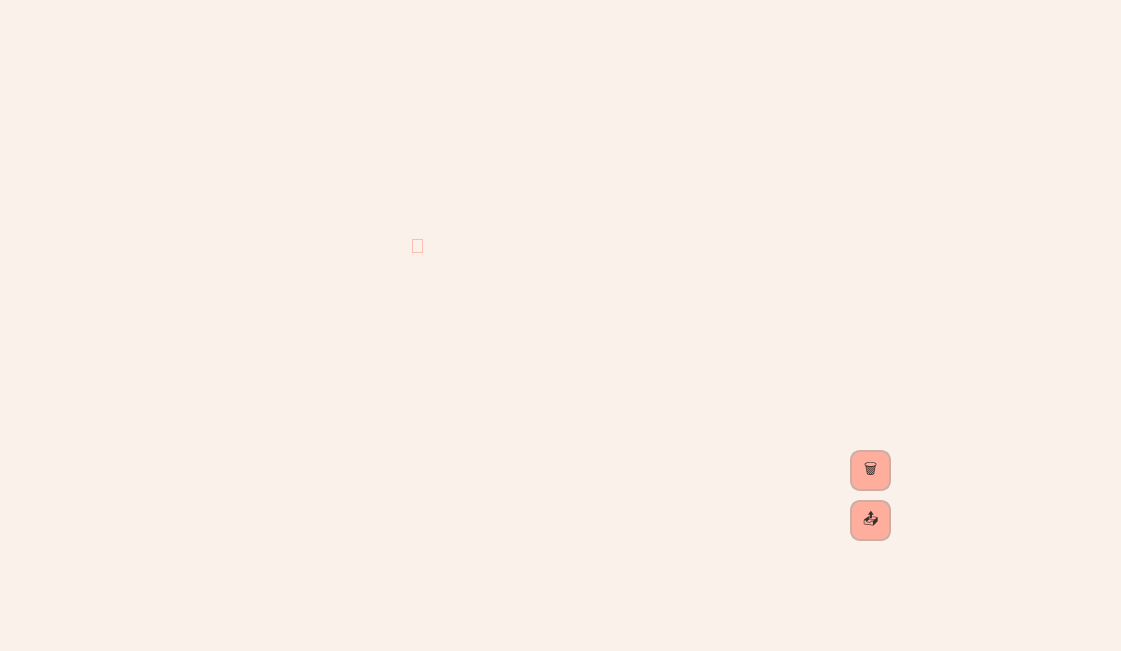
    <widget class="QWidget" name="widget_2" native="true">
     <property name="geometry">
      <rect>
       <x>-70</x>
       <y>-10</y>
       <width>1121</width>
       <height>651</height>
      </rect>
     </property>
     <property name="styleSheet">
      <string notr="true">border-radius :15px;
background-color: #FAF2EA;

</string>
     </property>
     <widget class="QLabel" name="label_31">
      <property name="geometry">
       <rect>
        <x>410</x>
        <y>230</y>
        <width>31</width>
        <height>31</height>
       </rect>
      </property>
      <property name="palette">
       <palette>
        <active>
         <colorrole role="WindowText">
          <brush brushstyle="SolidPattern">
           <color alpha="255">
            <red>255</red>
            <green>174</green>
            <blue>157</blue>
           </color>
          </brush>
         </colorrole>
         <colorrole role="Button">
          <brush brushstyle="SolidPattern">
           <color alpha="255">
            <red>250</red>
            <green>242</green>
            <blue>234</blue>
           </color>
          </brush>
         </colorrole>
         <colorrole role="Light">
          <brush brushstyle="SolidPattern">
           <color alpha="255">
            <red>255</red>
            <green>255</green>
            <blue>255</blue>
           </color>
          </brush>
         </colorrole>
         <colorrole role="Midlight">
          <brush brushstyle="SolidPattern">
           <color alpha="255">
            <red>255</red>
            <green>217</green>
            <blue>198</blue>
           </color>
          </brush>
         </colorrole>
         <colorrole role="Dark">
          <brush brushstyle="SolidPattern">
           <color alpha="255">
            <red>127</red>
            <green>90</green>
            <blue>71</blue>
           </color>
          </brush>
         </colorrole>
         <colorrole role="Mid">
          <brush brushstyle="SolidPattern">
           <color alpha="255">
            <red>170</red>
            <green>120</green>
            <blue>95</blue>
           </color>
          </brush>
         </colorrole>
         <colorrole role="Text">
          <brush brushstyle="SolidPattern">
           <color alpha="255">
            <red>0</red>
            <green>0</green>
            <blue>0</blue>
           </color>
          </brush>
         </colorrole>
         <colorrole role="BrightText">
          <brush brushstyle="SolidPattern">
           <color alpha="255">
            <red>255</red>
            <green>255</green>
            <blue>255</blue>
           </color>
          </brush>
         </colorrole>
         <colorrole role="ButtonText">
          <brush brushstyle="SolidPattern">
           <color alpha="255">
            <red>0</red>
            <green>0</green>
            <blue>0</blue>
           </color>
          </brush>
         </colorrole>
         <colorrole role="Base">
          <brush brushstyle="SolidPattern">
           <color alpha="255">
            <red>250</red>
            <green>242</green>
            <blue>234</blue>
           </color>
          </brush>
         </colorrole>
         <colorrole role="Window">
          <brush brushstyle="SolidPattern">
           <color alpha="255">
            <red>250</red>
            <green>242</green>
            <blue>234</blue>
           </color>
          </brush>
         </colorrole>
         <colorrole role="Shadow">
          <brush brushstyle="SolidPattern">
           <color alpha="255">
            <red>0</red>
            <green>0</green>
            <blue>0</blue>
           </color>
          </brush>
         </colorrole>
         <colorrole role="AlternateBase">
          <brush brushstyle="SolidPattern">
           <color alpha="255">
            <red>255</red>
            <green>217</green>
            <blue>198</blue>
           </color>
          </brush>
         </colorrole>
         <colorrole role="ToolTipBase">
          <brush brushstyle="SolidPattern">
           <color alpha="255">
            <red>255</red>
            <green>255</green>
            <blue>220</blue>
           </color>
          </brush>
         </colorrole>
         <colorrole role="ToolTipText">
          <brush brushstyle="SolidPattern">
           <color alpha="255">
            <red>0</red>
            <green>0</green>
            <blue>0</blue>
           </color>
          </brush>
         </colorrole>
         <colorrole role="PlaceholderText">
          <brush brushstyle="SolidPattern">
           <color alpha="127">
            <red>0</red>
            <green>0</green>
            <blue>0</blue>
           </color>
          </brush>
         </colorrole>
         <colorrole role="Accent">
          <brush brushstyle="SolidPattern">
           <color alpha="255">
            <red>255</red>
            <green>255</green>
            <blue>255</blue>
           </color>
          </brush>
         </colorrole>
        </active>
        <inactive>
         <colorrole role="WindowText">
          <brush brushstyle="SolidPattern">
           <color alpha="255">
            <red>255</red>
            <green>174</green>
            <blue>157</blue>
           </color>
          </brush>
         </colorrole>
         <colorrole role="Button">
          <brush brushstyle="SolidPattern">
           <color alpha="255">
            <red>250</red>
            <green>242</green>
            <blue>234</blue>
           </color>
          </brush>
         </colorrole>
         <colorrole role="Light">
          <brush brushstyle="SolidPattern">
           <color alpha="255">
            <red>255</red>
            <green>255</green>
            <blue>255</blue>
           </color>
          </brush>
         </colorrole>
         <colorrole role="Midlight">
          <brush brushstyle="SolidPattern">
           <color alpha="255">
            <red>255</red>
            <green>217</green>
            <blue>198</blue>
           </color>
          </brush>
         </colorrole>
         <colorrole role="Dark">
          <brush brushstyle="SolidPattern">
           <color alpha="255">
            <red>127</red>
            <green>90</green>
            <blue>71</blue>
           </color>
          </brush>
         </colorrole>
         <colorrole role="Mid">
          <brush brushstyle="SolidPattern">
           <color alpha="255">
            <red>170</red>
            <green>120</green>
            <blue>95</blue>
           </color>
          </brush>
         </colorrole>
         <colorrole role="Text">
          <brush brushstyle="SolidPattern">
           <color alpha="255">
            <red>0</red>
            <green>0</green>
            <blue>0</blue>
           </color>
          </brush>
         </colorrole>
         <colorrole role="BrightText">
          <brush brushstyle="SolidPattern">
           <color alpha="255">
            <red>255</red>
            <green>255</green>
            <blue>255</blue>
           </color>
          </brush>
         </colorrole>
         <colorrole role="ButtonText">
          <brush brushstyle="SolidPattern">
           <color alpha="255">
            <red>0</red>
            <green>0</green>
            <blue>0</blue>
           </color>
          </brush>
         </colorrole>
         <colorrole role="Base">
          <brush brushstyle="SolidPattern">
           <color alpha="255">
            <red>250</red>
            <green>242</green>
            <blue>234</blue>
           </color>
          </brush>
         </colorrole>
         <colorrole role="Window">
          <brush brushstyle="SolidPattern">
           <color alpha="255">
            <red>250</red>
            <green>242</green>
            <blue>234</blue>
           </color>
          </brush>
         </colorrole>
         <colorrole role="Shadow">
          <brush brushstyle="SolidPattern">
           <color alpha="255">
            <red>0</red>
            <green>0</green>
            <blue>0</blue>
           </color>
          </brush>
         </colorrole>
         <colorrole role="AlternateBase">
          <brush brushstyle="SolidPattern">
           <color alpha="255">
            <red>255</red>
            <green>217</green>
            <blue>198</blue>
           </color>
          </brush>
         </colorrole>
         <colorrole role="ToolTipBase">
          <brush brushstyle="SolidPattern">
           <color alpha="255">
            <red>255</red>
            <green>255</green>
            <blue>220</blue>
           </color>
          </brush>
         </colorrole>
         <colorrole role="ToolTipText">
          <brush brushstyle="SolidPattern">
           <color alpha="255">
            <red>0</red>
            <green>0</green>
            <blue>0</blue>
           </color>
          </brush>
         </colorrole>
         <colorrole role="PlaceholderText">
          <brush brushstyle="SolidPattern">
           <color alpha="127">
            <red>0</red>
            <green>0</green>
            <blue>0</blue>
           </color>
          </brush>
         </colorrole>
         <colorrole role="Accent">
          <brush brushstyle="SolidPattern">
           <color alpha="255">
            <red>255</red>
            <green>255</green>
            <blue>255</blue>
           </color>
          </brush>
         </colorrole>
        </inactive>
        <disabled>
         <colorrole role="WindowText">
          <brush brushstyle="SolidPattern">
           <color alpha="255">
            <red>127</red>
            <green>90</green>
            <blue>71</blue>
           </color>
          </brush>
         </colorrole>
         <colorrole role="Button">
          <brush brushstyle="SolidPattern">
           <color alpha="255">
            <red>250</red>
            <green>242</green>
            <blue>234</blue>
           </color>
          </brush>
         </colorrole>
         <colorrole role="Light">
          <brush brushstyle="SolidPattern">
           <color alpha="255">
            <red>255</red>
            <green>255</green>
            <blue>255</blue>
           </color>
          </brush>
         </colorrole>
         <colorrole role="Midlight">
          <brush brushstyle="SolidPattern">
           <color alpha="255">
            <red>255</red>
            <green>217</green>
            <blue>198</blue>
           </color>
          </brush>
         </colorrole>
         <colorrole role="Dark">
          <brush brushstyle="SolidPattern">
           <color alpha="255">
            <red>127</red>
            <green>90</green>
            <blue>71</blue>
           </color>
          </brush>
         </colorrole>
         <colorrole role="Mid">
          <brush brushstyle="SolidPattern">
           <color alpha="255">
            <red>170</red>
            <green>120</green>
            <blue>95</blue>
           </color>
          </brush>
         </colorrole>
         <colorrole role="Text">
          <brush brushstyle="SolidPattern">
           <color alpha="255">
            <red>127</red>
            <green>90</green>
            <blue>71</blue>
           </color>
          </brush>
         </colorrole>
         <colorrole role="BrightText">
          <brush brushstyle="SolidPattern">
           <color alpha="255">
            <red>255</red>
            <green>255</green>
            <blue>255</blue>
           </color>
          </brush>
         </colorrole>
         <colorrole role="ButtonText">
          <brush brushstyle="SolidPattern">
           <color alpha="255">
            <red>127</red>
            <green>90</green>
            <blue>71</blue>
           </color>
          </brush>
         </colorrole>
         <colorrole role="Base">
          <brush brushstyle="SolidPattern">
           <color alpha="255">
            <red>250</red>
            <green>242</green>
            <blue>234</blue>
           </color>
          </brush>
         </colorrole>
         <colorrole role="Window">
          <brush brushstyle="SolidPattern">
           <color alpha="255">
            <red>250</red>
            <green>242</green>
            <blue>234</blue>
           </color>
          </brush>
         </colorrole>
         <colorrole role="Shadow">
          <brush brushstyle="SolidPattern">
           <color alpha="255">
            <red>0</red>
            <green>0</green>
            <blue>0</blue>
           </color>
          </brush>
         </colorrole>
         <colorrole role="AlternateBase">
          <brush brushstyle="SolidPattern">
           <color alpha="255">
            <red>255</red>
            <green>180</green>
            <blue>142</blue>
           </color>
          </brush>
         </colorrole>
         <colorrole role="ToolTipBase">
          <brush brushstyle="SolidPattern">
           <color alpha="255">
            <red>255</red>
            <green>255</green>
            <blue>220</blue>
           </color>
          </brush>
         </colorrole>
         <colorrole role="ToolTipText">
          <brush brushstyle="SolidPattern">
           <color alpha="255">
            <red>0</red>
            <green>0</green>
            <blue>0</blue>
           </color>
          </brush>
         </colorrole>
         <colorrole role="PlaceholderText">
          <brush brushstyle="SolidPattern">
           <color alpha="127">
            <red>127</red>
            <green>90</green>
            <blue>71</blue>
           </color>
          </brush>
         </colorrole>
         <colorrole role="Accent">
          <brush brushstyle="SolidPattern">
           <color alpha="255">
            <red>255</red>
            <green>231</green>
            <blue>218</blue>
           </color>
          </brush>
         </colorrole>
        </disabled>
       </palette>
      </property>
      <property name="font">
       <font>
        <family>Segoe UI</family>
        <pointsize>15</pointsize>
        <italic>false</italic>
        <bold>false</bold>
       </font>
      </property>
      <property name="styleSheet">
       <string notr="true">font: 15pt &quot;Segoe UI&quot;;</string>
      </property>
      <property name="text">
       <string>🔎</string>
      </property>
     </widget>
     <widget class="QPushButton" name="supprimerButton">
      <property name="geometry">
       <rect>
        <x>850</x>
        <y>450</y>
        <width>41</width>
        <height>41</height>
       </rect>
      </property>
      <property name="styleSheet">
       <string notr="true">QPushButton {
    background-color: #FFAE9D; /* Fond rose */
    color: #392E2C; /* Texte foncé pour contraste */
    border: 2px solid #CCAEA4; /* Bordure douce en couleur taupe */
    border-radius: 10px; /* Coins arrondis */
    padding: 5px 5px;
    font-size: 15px;
}

QPushButton:hover {
    background-color: #B39188; /* Fond taupe au survol */
    border-color: #FFAE9D; /* Bordure rose au survol */
}

QPushButton:pressed {
    background-color: #392E2C; /* Fond foncé au clic */
    color: #FAF2EA; /* Texte clair */
    border-color: #B39188; /* Bordure taupe au clic */
}</string>
      </property>
      <property name="text">
       <string>🗑</string>
      </property>
     </widget>
     <widget class="QPushButton" name="btnExportPDF">
      <property name="geometry">
       <rect>
        <x>850</x>
        <y>500</y>
        <width>41</width>
        <height>41</height>
       </rect>
      </property>
      <property name="styleSheet">
       <string notr="true">QPushButton {
    background-color: #FFAE9D; /* Fond rose */
    color: #392E2C; /* Texte foncé pour contraste */
    border: 2px solid #CCAEA4; /* Bordure douce en couleur taupe */
    border-radius: 10px; /* Coins arrondis */
    padding: 5px 5px;
    font-size: 15px;
}

QPushButton:hover {
    background-color: #B39188; /* Fond taupe au survol */
    border-color: #FFAE9D; /* Bordure rose au survol */
}

QPushButton:pressed {
    background-color: #392E2C; /* Fond foncé au clic */
    color: #FAF2EA; /* Texte clair */
    border-color: #B39188; /* Bordure taupe au clic */
}</string>
      </property>
      <property name="text">
       <string>📤</string>
      </property>
     </widget>
     <zorder>supprimerButton</zorder>
     <zorder>btnExportPDF</zorder>
     <zorder>label_31</zorder>
    </widget>
